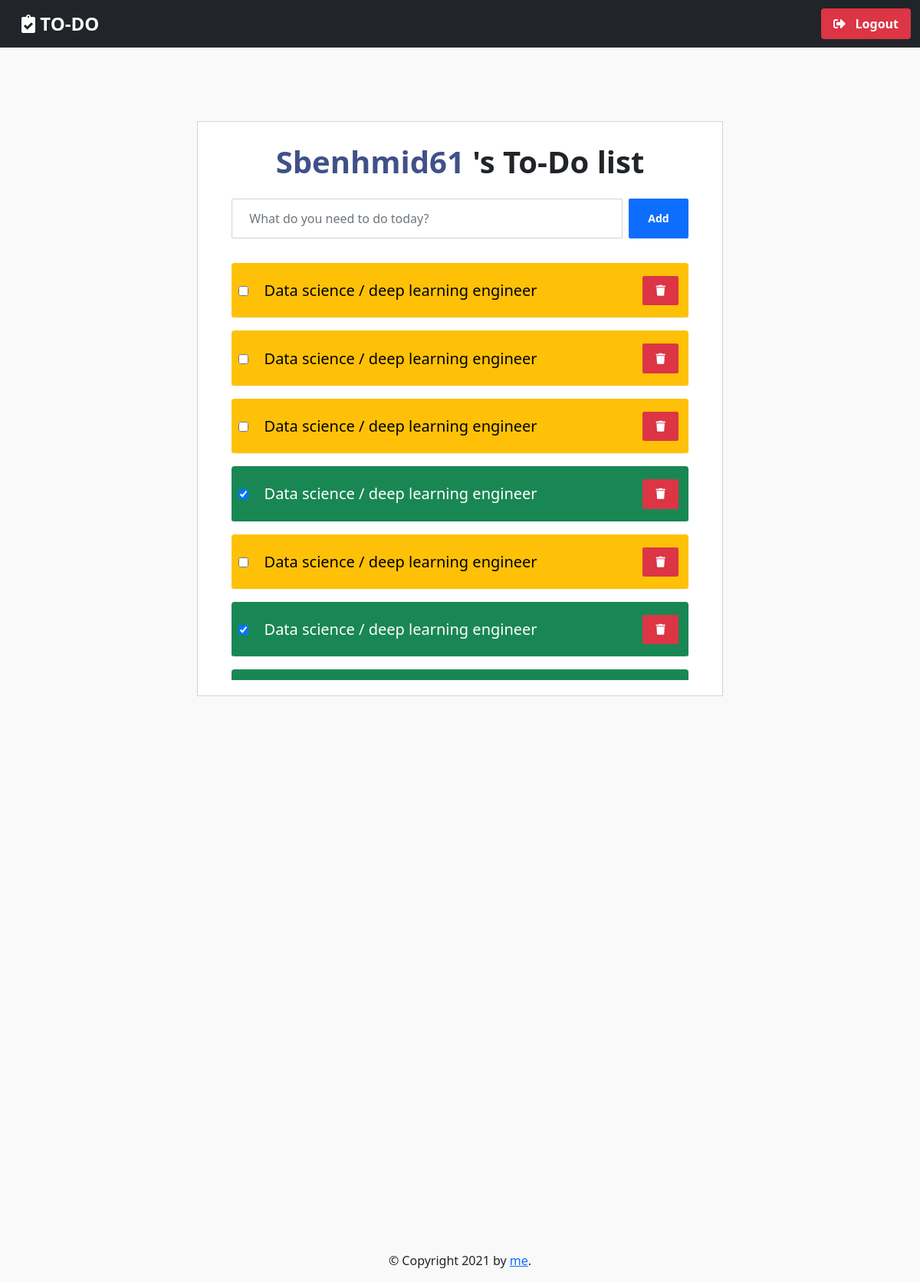
The app's page /user/sbenhmid61/ (signed in) with its own data.
### app.py (models this page shows, shortened)
class User(db.Model):
    uid = db.Column(db.Integer, primary_key=True)
    username = db.Column(db.String(100), unique=True, nullable=False)
    pass_hash = db.Column(db.String(100), nullable=False)

class Todo(db.Model):
    uid = db.Column(db.Integer, primary_key=True)
    title = db.Column(db.String(500), unique=False, nullable=False)
    status = db.Column(db.Boolean(), nullable=False, default=True)
    user_uid = db.Column(db.Integer, db.ForeignKey('user.uid'), nullable=False)
    user = db.relationship('User', backref=db.backref('todos', lazy=True))
    date = db.Column(db.Date(), nullable=False)

### app.py (the view)
@app.route("/user/<username>/", methods=["GET"])
def user_home(username):
    user = User.query.filter_by(username=username).first()
    todos = Todo.query.filter_by(user_uid=user.uid)
    if not session.get(username):
        abort(401)
    return render_template("user_home.html", username=username, todos=todos)

### templates/user_home.html (shortened to what this page needs)
{% extends "base.html" %}
{% block content %}
   <div class="page-content page-container" id="page-content">
    <div class="padding">
        <div class="row d-flex justify-content-center">
            <div class="col-8">
                <div class="card px-3">
                    <div class="card-body">
                        <h1 class="fw-bold text-center mb-4 mt-2" > <span class="text-primary" id="usrnm">{{username.title()}}</span> 's To-Do list</h1>
                        <form action="{{ url_for('addtodo', username=username)}}" method="POST">
                            <div class="add-items d-flex">
                                <input type="text" class="form-control todo-list-input" name="title" placeholder="What do you need to do today?" required>
                                <button class="add btn btn-primary fw-bold " type="submit">Add</button>
                            </div>
                        </form>
                        <div class="list-wrapper">
                            <ul class="d-flex flex-column-reverse todo-list">
                            	{% for todo in todos %}
	                            	{% if todo.status == False %}
		                                <li id="todo-{{ todo.uid }}" class="btn btn-warning px-2 py-3 my-2 rounded">
		                                    <div >
                                                <label class="form-check-label">
                                                    <input class="checkbox" id="{{ todo.uid }}" onclick="updateTodo({{ todo.uid }})"  type="checkbox">
                                                    {{ todo.title }}
                                                </label>
                                            </div>
                                            <div id="remove-{{ todo.uid }}" onclick="removeTodo({{ todo.uid }})" class="btn bg-danger mx-1 px-3">
                                                <i class="fas fa-trash text-white"></i>
                                            </div>
		                                </li>
	                                {% else %}
		                                <li class="completed btn btn-success px-2 py-3 my-2 rounded" id="todo-{{ todo.uid }}">
		                                    <div>
                                                <label class="form-check-label">
                                                    <input class="checkbox" id="{{ todo.uid }}" onclick="updateTodo({{ todo.uid }})"  type="checkbox" checked="">
                                                    {{ todo.title }}
                                                </label>
                                            </div>
                                            <div id="remove-{{ todo.uid }}" onclick="removeTodo({{ todo.uid }})" class="btn bg-danger mx-1 px-3">
                                                <i class="fas fa-trash text-white"></i>
                                            </div>
		                                </li>
                                	{% endif %}
                                {% endfor %}
                            </ul>
                        </div>
                    </div>
                </div>
            </div>
        </div>
    </div>
</div>
{% endblock %}

### templates/base.html (shortened to what this page needs)
<!doctype html>
<html>
  <head>
    {% block head %}
    <link href="https://cdn.jsdelivr.net/npm/bootstrap@5.0.0-beta1/dist/css/bootstrap.min.css" rel="stylesheet">
    <link rel="stylesheet" href="{{ url_for('static', filename='style.css') }}">
    <link rel="stylesheet" href="https://cdnjs.cloudflare.com/ajax/libs/font-awesome/5.15.2/css/all.min.css" />
    {% endblock %}
  </head>
  <body>
    <nav class="navbar bg-dark navbar-expand-lg navbar-light bg-light mb-3">
  <div class="container-fluid">
    <a class="navbar-brand text-white fw-bolder mx-3"  href="#"> <i class="fas fa-clipboard-check"></i> TO-DO</a>
    <div class="collapse navbar-collapse" id="navbarSupportedContent">
        {% if username %}
      <form class="d-flex">
        <a class="btn-danger px-3 py-2 rounded fw-bold" style="text-decoration: none;" href="{{ url_for('logout', username=username) }}"> <i class="fas fa-sign-out-alt "></i> &nbsp; Logout</a>
      </form>
        {% endif %}
    </div>
  </div>
</nav>
    <div id="content">{% block content %}{% endblock %}</div>
    <div id="footer">
      {% block footer %}
          <p style="text-align: center; ">
      &copy; Copyright 2021 by <a href="#">me</a>.
  </p>
      {% endblock %}
    </div>
  </body>
</html>

### static/style.css (style rules this page uses)
body { background-color: #f9f9fa }
.padding { padding: 5rem }
.card { box-shadow: none; -webkit-box-shadow: none; -moz-box-shadow: none; -ms-box-shadow: none }
.pl-3, .px-3 { padding-left: 1rem !important }
.card { position: relative; display: flex; flex-direction: column; min-width: 0; word-wrap: break-word; background-color: #fff; background-clip: border-box; border: 1px solid #d2d2dc; border-radius: 0 }
.pr-3, .px-3 { padding-right: 1rem !important }
.card .card-body { padding: 1.25rem 1.75rem }
.card-body { flex: 1 1 auto; padding: 1.25rem }
.add-items { margin-bottom: 1.5rem; overflow: hidden }
.d-flex { display: flex !important }
.add-items input[type="text"] { border-top-right-radius: 0; border-bottom-right-radius: 0; width: 100%; background: transparent }
.form-control { border: 1px solid #f3f3f3; font-weight: 400; font-size: 0.875rem }
.form-control { display: block; width: 100%; padding: 0.875rem 1.375rem; font-size: 1rem; line-height: 1; color: #495057; background-color: #ffffff; background-clip: padding-box; border: 1px solid #ced4da; border-radius: 2px; transition: border-color 0.15s ease-in-out, box-shadow 0.15s ease-in-out }
.add-items .btn { margin-left: .5rem }
.btn { font-size: 0.875rem; line-height: 1; font-weight: 400; padding: .7rem 1.5rem; border-radius: 0.1275rem }
.list-wrapper { height: 100%; max-height: 100% }
.add-items .btn, .add-items .fc button, .fc .add-items button, .add-items .ajax-upload-dragdrop .ajax-file-upload, .ajax-upload-dragdrop .add-items .ajax-file-upload, .add-items .swal2-modal .swal2-buttonswrapper .swal2-styled, .swal2-modal .swal2-buttonswrapper .add-items .swal2-styled, .add-items .wizard>.actions a, .wizard>.actions .add-items a { margin-left: .5rem }
.list-wrapper ul { padding: 0; text-align: left; list-style: none; margin-bottom: 0 }
.list-wrapper ul li { font-size: .9375rem; padding: .4rem 0; border-bottom: 1px solid #f3f3f3 }
.list-wrapper input[type="checkbox"] { margin-right: 15px }
.fas.fa-trash { text-decoration: none !important; }
.form-check-label { margin-bottom: 0 }
input[type="radio"], input[type="checkbox"] { box-sizing: border-box; padding: 0 }
.text-primary, .list-wrapper .completed .remove { color: #405189 !important }
.flex-column-reverse { flex-direction: column-reverse !important }
.d-flex, .loader-demo-box, .distribution-chart-legend .distribution-chart, .distribution-chart-legend .distribution-chart .item, .list-wrapper ul li, .email-wrapper .mail-sidebar .menu-bar .profile-list-item a, .email-wrapper .mail-sidebar .menu-bar .profile-list-item a .user, .email-wrapper .mail-list-container .mail-list .details, .email-wrapper .message-body .attachments-sections ul li .thumb, .email-wrapper .message-body .attachments-sections ul li .details .buttons, .lightGallery .image-tile .demo-gallery-poster, .swal2-modal, .navbar .navbar-menu-wrapper .navbar-nav, .navbar .navbar-menu-wrapper .navbar-nav .nav-item.nav-profile, .navbar .navbar-menu-wrapper .navbar-nav .nav-item.dropdown .navbar-dropdown .dropdown-item { display: flex !important }
li { justify-content: space-between; align-items: center; }
.navbar-brand { font-size: 1.5rem; }
#footer { position: fixed; left: 0; bottom: 0; width: 100%; text-align: center; }
label { font-size: 20px; }
.list-wrapper { max-height: 552px; overflow-y: scroll; }

### records on screen
User: title "Sbenhmid61"
Todo: title "Data science / deep learning engineer"
Todo: title "Data science / deep learning engineer"
Todo: title "Data science / deep learning engineer"
Todo: title "Data science / deep learning engineer"
Todo: title "Data science / deep learning engineer"
Todo: title "Data science / deep learning engineer"
